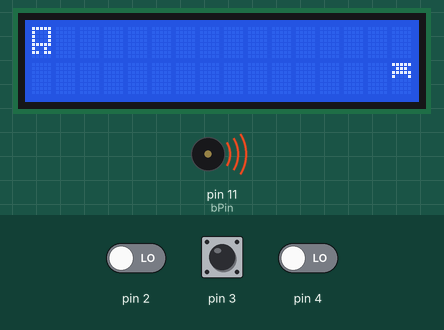
Simulated run of this sketch. Board: Arduino Uno, built with avr-gcc and run on an emulated ATmega328P. On the bench: 16×2 character LCD, buzzer (waves = sounding). The inputs (shaded band) are chosen by the test bench; at power-on: pin 2 LOW, pin 3 HIGH, pin 4 LOW. Random numbers use the default seed unless the sketch sets one. At 1.4 s the program stops and its outputs stay as they are.

Above: at 0.24 s.
At 1.02 s:
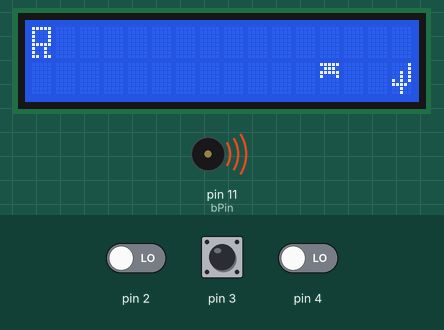
At 1.5 s:
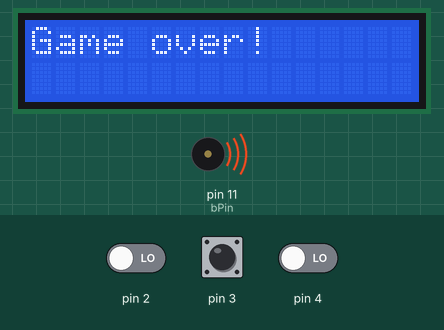
Timing chart, 0 to 2.9 s (numbered marks = the images above):
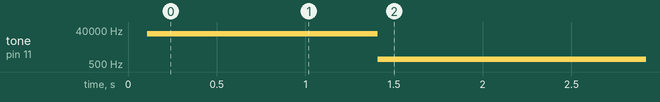

Measured:
- by itself, tone on pin 11 (bPin): silent → 24464 Hz at 0.11 s, → 900 Hz 1.3 s later

The sketch:

sketch_nov19a.ino
```cpp
// y 8, x 5 (custom symbol)

#include <Wire.h>
//#include "notes.h"

#include <LiquidCrystal_I2C.h>
LiquidCrystal_I2C lcd(0x27,16,2);  // Устанавливаем дисплей

bool rbos = false;
byte std1[] = {
  B11111,
  B10001,
  B10001,
  B10001,
  B11111,
  B10010,
  B10010,
  B11011
};
byte std2[] = {
  B11111,
  B10001,
  B10001,
  B10001,
  B11111,
  B10010,
  B11011,
  B00000
};
byte lay1[] = {
  B00000,
  B00000,
  B00000,
  B00000,
  B11111,
  B11111,
  B10010,
  B11011
};
byte lay2[] = {
  B00000,
  B00000,
  B00000,
  B00000,
  B11111,
  B11111,
  B00000,
  B00000
};
byte bird[] = {
  B11111,
  B01110,
  B11111,
  B10001,
  B00000,
  B00000,
  B00000,
  B00000
};
byte cactus[] = {
  B00001,
  B00001,
  B00101,
  B00101,
  B10101,
  B11110,
  B00100,
  B00100
};

const short bPin = 11;
short bird_pos = 16;
short bird_y = random(0, 2);

void setup() {
  Serial.begin(9600);
  lcd.init();
  lcd.createChar(0, std1);
  lcd.createChar(1, std2);
  lcd.createChar(2, lay1);
  lcd.createChar(3, lay2);
  lcd.createChar(4, bird);
  lcd.createChar(5, cactus);

  lcd.backlight();

  pinMode(2, INPUT); //
  pinMode(3, INPUT); //
  pinMode(4, INPUT); //
  tone(bPin, 9600, 1000);
  tone(bPin, 96000, 1000);
  tone(bPin, 9600, 1000);
  tone(bPin, 96000, 1000);
}

void gOver() {
  tone(bPin, 900, 3000);
  lcd.clear();
  lcd.setCursor(0, 0);
  lcd.print("Game over!");
  while (true);
}
bool frq = false;
short cactus_pos=19;
short fuss = 0;
bool gamePaused = false;

void loop() {

  static short costume_std = 0;
  static short costume_lay = 0;

  bool isWhite = digitalRead(2);
  bool isBlue = digitalRead(3);
  bool isPauseButtonPressed = digitalRead(4);

  if (isPauseButtonPressed) {

    delay(300);
    lcd.setCursor(0, 0);
    lcd.print("Pause");

    while (!digitalRead(4)) {
    }
    gamePaused = !gamePaused;
    delay(200);
  }
  else {
    if (frq){
      frq = false;
      tone(11, 9000);
      }
    if (!frq){
      frq = true;
      tone(11, 90000);
      }
    lcd.clear();
    bird_pos--;
    cactus_pos--;
    if (bird_pos == 0) {
      if ((isWhite && bird_y == 1) || (isBlue && bird_y == 0) || (!isWhite && bird_y == 0) || (!isWhite && !isBlue && bird_y==1)) {
        gOver();
      } else {
        bird_pos = 16;
        bird_y = random(0, 2);
      }
    }

    if ((cactus_pos == 0) && (!isBlue)) {
      gOver();
    }
    else {
      if (cactus_pos < 0) {

        cactus_pos = random(bird_pos+4, bird_pos+12);
      }
    }

    lcd.setCursor(bird_pos, bird_y);
    lcd.write(4);

    lcd.setCursor(cactus_pos, 1);
    lcd.write(5);
    if (!isBlue) {fuss = 0; }
    if (isWhite) {
      lcd.setCursor(0, 1);
      if (costume_lay == 1) {
        lcd.write(2);
        costume_lay = 0;
      } else {
        lcd.write(3);
        costume_lay = 1;
      }
    } else if (isBlue) {
      if (fuss >= 5) { gOver(); }
      else { fuss += 1; }
      lcd.setCursor(0, 0);
      if (costume_std == 1) {
        lcd.write(0);
        costume_std = 0;
      } else {
        lcd.write(1);
        costume_std = 1;
      }
    } else {
      lcd.setCursor(0, 1);
      if (costume_std == 1) {
        lcd.write(0);
        costume_std = 0;
      } else {
        lcd.write(1);
        costume_std = 1;
      }
    }
    delay(250);
  }
}
```
